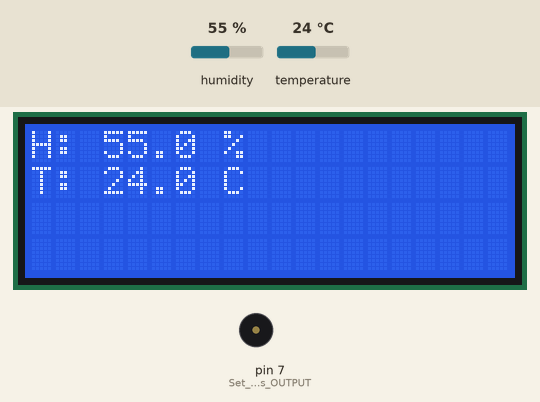
Recording of a sketch running on a simulated Arduino Uno, built with avr-gcc and run on an emulated ATmega328P. On the bench: 20×4 character LCD, buzzer (waves = sounding, pin HIGH). The test bench sets the inputs (shaded band); at power-on: temperature 24 °C, humidity 55 %. What the sketch prints to the serial monitor is not drawn.

Above: at 2.0 s.
2.1 s: temperature set to 33 °C
At 4.5 s:
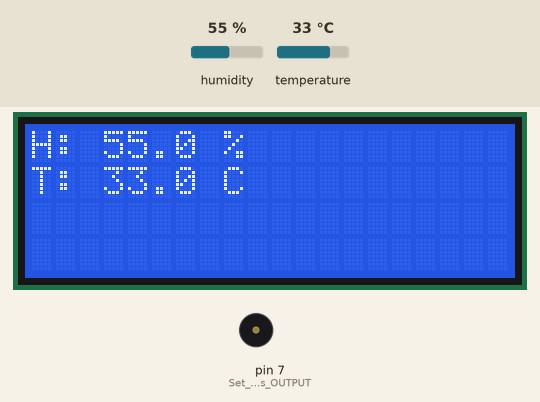
5.4 s: temperature set to 36 °C
At 6.6 s:
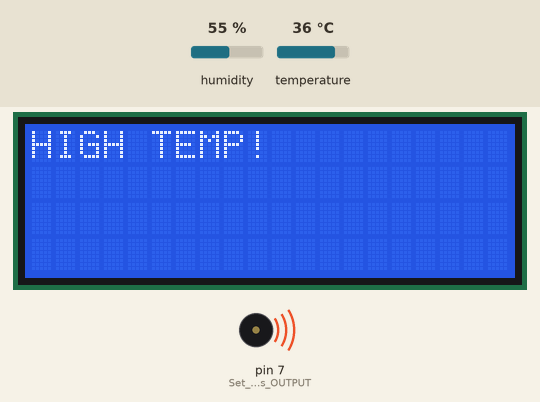
12.2 s: temperature set to 12 °C
At 14.3 s:
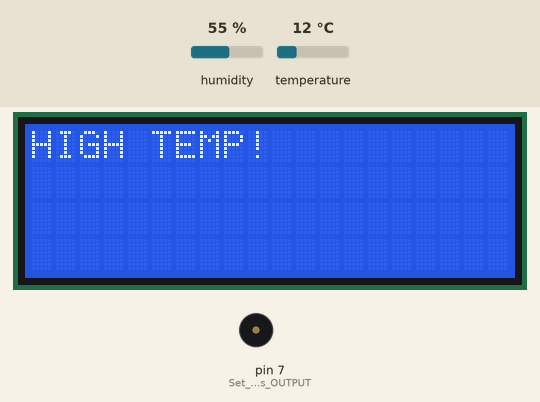
15.9 s: humidity set to 22 %
At 18.1 s:
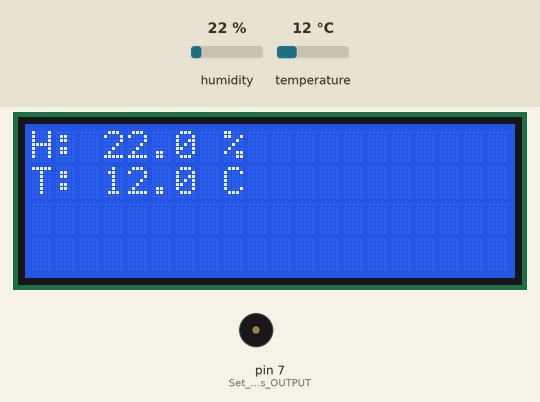
19.2 s: temperature set to 41 °C
At 20.2 s:
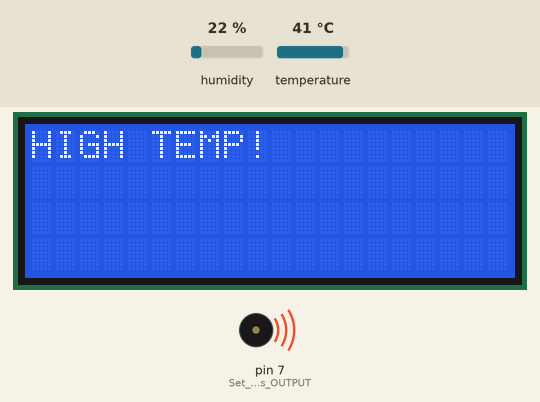
Timing chart, 0 to 26.7 s (numbered marks = the images above; inputs shaded):
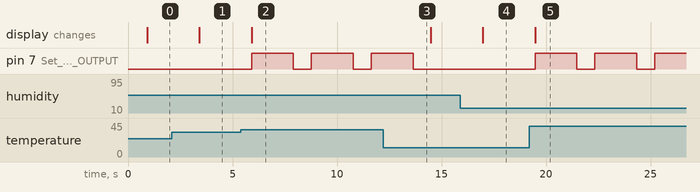

The sketch:

code.ino
```cpp
#include <Wire.h>
#include <LiquidCrystal_I2C.h>
#include <DHT.h> // Use the Adafruit DHT library

LiquidCrystal_I2C lcd(0x27, 20, 4);
#define DHT11_PIN 5 // Use the correct GPIO pin for NodeMCU (D5 = GPIO14)

DHT DHT(DHT11_PIN, DHT11); // Initialize DHT object

void setup()
{
  pinMode(7, OUTPUT); // Set buzzer pin as OUTPUT
  Serial.begin(9600); // Initialize Serial communication
  DHT.begin(); // Initialize DHT sensor
  lcd.init();
  lcd.backlight();
  lcd.setCursor(0, 0);
  lcd.print("DHT11 SENSOR");
  delay(800);
}

void loop()
{
  float humidity = DHT.readHumidity(); // Read humidity
  float temperature = DHT.readTemperature(); // Read temperature in Celsius

  // Check if readings are valid
  if (isnan(humidity) || isnan(temperature)) {
    Serial.println("Failed to read from DHT sensor!");
    return;
  }

  // Print data to Serial Monitor
  Serial.print("Humidity: ");
  Serial.print(humidity, 1);
  Serial.print(" %\t");
  Serial.print("Temperature: ");
  Serial.print(temperature, 1);
  Serial.println(" °C");

  // Display data on LCD
  lcd.clear();
  lcd.setCursor(0, 0);
  lcd.print("H: ");
  lcd.print(humidity, 1);
  lcd.print(" %");

  lcd.setCursor(0, 1);
  lcd.print("T: ");
  lcd.print(temperature, 1);
  lcd.print(" C");

  // Check for high temperature
  if (temperature >= 35) {
    lcd.clear();
    lcd.setCursor(0, 0);
    lcd.print("HIGH TEMP!");
    digitalWrite(7, HIGH); // Turn on buzzer
    delay(2000); // Wait for 2 seconds
    digitalWrite(7, LOW); // Turn off buzzer
  }

  delay(800); // Delay between readings
}
```

Measured:
- the behaviour switches between 34 and 35 °C on temperature (found by bisection; images 1 and 2)
- after the input at 2.1 s, the display: changes after 1.3 s (image 1)
- after the input at 5.4 s, pin 7 (Set_buzzer_pin_as_OUTPUT): alternates HIGH for 2.0 s and LOW for 0.86 s, starting after 0.52 s; the display: changes after 0.52 s (image 2)
- after the input at 12.2 s, pin 7 (Set_buzzer_pin_as_OUTPUT): goes on until 13.6 s, then stays LOW
- after the input at 15.9 s, the display: changes after 1.1 s (image 4)
- after the input at 19.2 s, pin 7 (Set_buzzer_pin_as_OUTPUT): alternates HIGH for 2.0 s and LOW for 0.86 s, starting after 0.28 s; the display: changes after 0.28 s (image 5)
